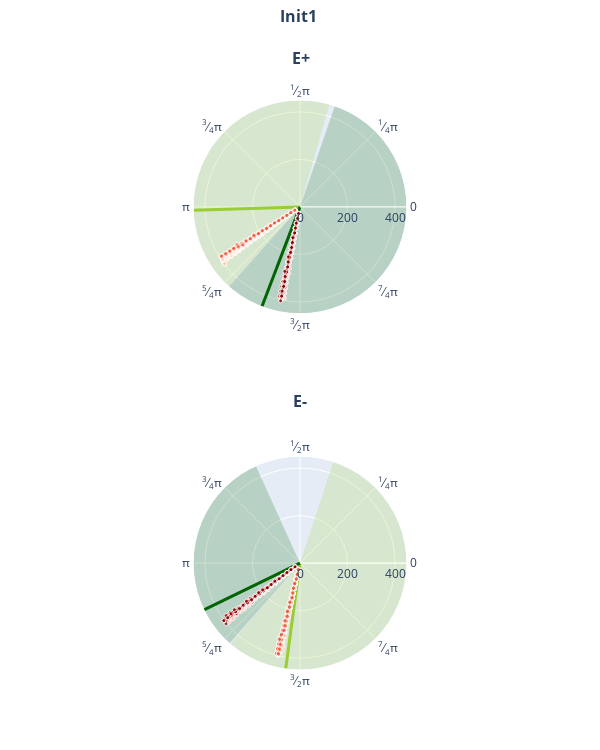

This figure's notebook cell:
### Code cell
duration = 500.
dt=0.1

filehandler = open("results_min_w1.pickle","rb")
results_min_w1 = pickle.load(filehandler)
filehandler.close()

#filehandler = open("results_peak_w1.pickle","rb")
#results_peak_w1 = pickle.load(filehandler)
#filehandler.close()

for i_w in range(len(results_min_w1["w1"])):
    if i_w != 1:
        continue
    ops_plotall(results_min_w1["control"][i_w], 0.02, duration, dt, 400., results_min_w1["filename"][i_w], savepath)
    ops_plotsubset(results_min_w1["state"][i_w], results_min_w1["control"][i_w], 0.5, 0.02, duration, dt, 400., 
                results_min_w1["filename"][i_w], savepath_subset)
    #ops_plotall(results_peak_w1["control"][i_w], 0.25, duration, dt, 400., results_peak_w1["filename"][i_w], savepath)

ops_plot_acp_inits(results_min_w1, None, period, 0.005, dt, "plot1", savepath)
ops_plot_timing_inits(results_min_w1, None, dt, [0,450], 200., "plot2", savepath)
